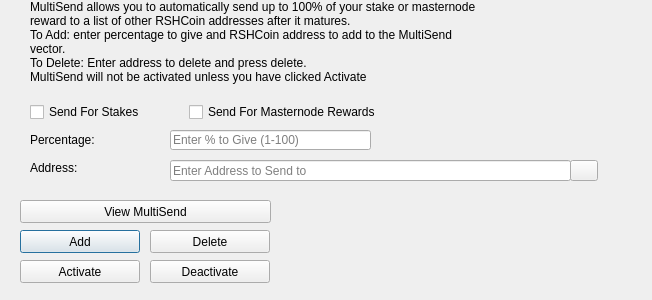
<?xml version="1.0" encoding="UTF-8"?>
<ui version="4.0">
 <class>MultiSendDialog</class>
 <widget class="QDialog" name="MultiSendDialog">
  <property name="windowModality">
   <enum>Qt::NonModal</enum>
  </property>
  <property name="geometry">
   <rect>
    <x>0</x>
    <y>0</y>
    <width>652</width>
    <height>300</height>
   </rect>
  </property>
  <property name="windowTitle">
   <string>MultiSend</string>
  </property>
  <widget class="QLineEdit" name="multiSendPercentEdit">
   <property name="geometry">
    <rect>
     <x>170</x>
     <y>130</y>
     <width>201</width>
     <height>20</height>
    </rect>
   </property>
   <property name="toolTip">
    <string>Enter whole numbers 1 - 100</string>
   </property>
   <property name="placeholderText">
    <string>Enter % to Give (1-100)</string>
   </property>
  </widget>
  <widget class="QLineEdit" name="multiSendAddressEdit">
   <property name="geometry">
    <rect>
     <x>170</x>
     <y>160</y>
     <width>401</width>
     <height>21</height>
    </rect>
   </property>
   <property name="toolTip">
    <string/>
   </property>
   <property name="placeholderText">
    <string>Enter Address to Send to</string>
   </property>
  </widget>
  <widget class="QLabel" name="label_2">
   <property name="geometry">
    <rect>
     <x>30</x>
     <y>0</y>
     <width>451</width>
     <height>121</height>
    </rect>
   </property>
   <property name="lineWidth">
    <number>1</number>
   </property>
   <property name="text">
    <string>MultiSend allows you to automatically send up to 100% of your stake or masternode reward to a list of other RSHCoin addresses after it matures.
To Add: enter percentage to give and RSHCoin address to add to the MultiSend vector.
To Delete: Enter address to delete and press delete.
MultiSend will not be activated unless you have clicked Activate</string>
   </property>
   <property name="alignment">
    <set>Qt::AlignLeading|Qt::AlignLeft|Qt::AlignTop</set>
   </property>
   <property name="wordWrap">
    <bool>true</bool>
   </property>
  </widget>
  <widget class="QLabel" name="message">
   <property name="geometry">
    <rect>
     <x>290</x>
     <y>200</y>
     <width>351</width>
     <height>91</height>
    </rect>
   </property>
   <property name="text">
    <string/>
   </property>
  </widget>
  <widget class="QPushButton" name="addButton">
   <property name="geometry">
    <rect>
     <x>20</x>
     <y>230</y>
     <width>120</width>
     <height>23</height>
    </rect>
   </property>
   <property name="toolTip">
    <string/>
   </property>
   <property name="statusTip">
    <string>Add to MultiSend Vector</string>
   </property>
   <property name="text">
    <string>Add</string>
   </property>
  </widget>
  <widget class="QPushButton" name="disableButton">
   <property name="geometry">
    <rect>
     <x>150</x>
     <y>260</y>
     <width>120</width>
     <height>23</height>
    </rect>
   </property>
   <property name="statusTip">
    <string>Deactivate MultiSend</string>
   </property>
   <property name="text">
    <string>Deactivate</string>
   </property>
  </widget>
  <widget class="QPushButton" name="addressBookButton">
   <property name="geometry">
    <rect>
     <x>570</x>
     <y>160</y>
     <width>28</width>
     <height>21</height>
    </rect>
   </property>
   <property name="toolTip">
    <string>Choose an address from the address book</string>
   </property>
   <property name="text">
    <string/>
   </property>
   <property name="icon">
    <iconset resource="../rshcoin.qrc">
     <normaloff>:/icons/address-book</normaloff>:/icons/address-book</iconset>
   </property>
   <property name="shortcut">
    <string>Alt+A</string>
   </property>
   <property name="autoDefault">
    <bool>false</bool>
   </property>
  </widget>
  <widget class="QLabel" name="label">
   <property name="geometry">
    <rect>
     <x>30</x>
     <y>130</y>
     <width>121</width>
     <height>20</height>
    </rect>
   </property>
   <property name="toolTip">
    <string>Percentage of stake to send</string>
   </property>
   <property name="text">
    <string>Percentage:</string>
   </property>
  </widget>
  <widget class="QLabel" name="label_5">
   <property name="geometry">
    <rect>
     <x>30</x>
     <y>160</y>
     <width>111</width>
     <height>16</height>
    </rect>
   </property>
   <property name="toolTip">
    <string>Address to send portion of stake to</string>
   </property>
   <property name="text">
    <string>Address:</string>
   </property>
  </widget>
  <widget class="QPushButton" name="deleteButton">
   <property name="geometry">
    <rect>
     <x>150</x>
     <y>230</y>
     <width>120</width>
     <height>23</height>
    </rect>
   </property>
   <property name="toolTip">
    <string/>
   </property>
   <property name="statusTip">
    <string>Delete Address From MultiSend Vector</string>
   </property>
   <property name="text">
    <string>Delete</string>
   </property>
  </widget>
  <widget class="QPushButton" name="activateButton">
   <property name="geometry">
    <rect>
     <x>20</x>
     <y>260</y>
     <width>120</width>
     <height>23</height>
    </rect>
   </property>
   <property name="statusTip">
    <string>Activate MultiSend</string>
   </property>
   <property name="text">
    <string>Activate</string>
   </property>
  </widget>
  <widget class="QPushButton" name="viewButton">
   <property name="geometry">
    <rect>
     <x>20</x>
     <y>200</y>
     <width>251</width>
     <height>23</height>
    </rect>
   </property>
   <property name="toolTip">
    <string/>
   </property>
   <property name="statusTip">
    <string>View MultiSend Vector</string>
   </property>
   <property name="text">
    <string>View MultiSend</string>
   </property>
  </widget>
  <widget class="QWidget" name="horizontalLayoutWidget">
   <property name="geometry">
    <rect>
     <x>30</x>
     <y>100</y>
     <width>351</width>
     <height>24</height>
    </rect>
   </property>
   <layout class="QHBoxLayout" name="horizontalLayout">
    <item>
     <widget class="QCheckBox" name="multiSendStakeCheckBox">
      <property name="text">
       <string>Send For Stakes</string>
      </property>
     </widget>
    </item>
    <item>
     <widget class="QCheckBox" name="multiSendMasternodeCheckBox">
      <property name="text">
       <string>Send For Masternode Rewards</string>
      </property>
     </widget>
    </item>
   </layout>
  </widget>
 </widget>
 <resources>
  <include location="../rshcoin.qrc"/>
 </resources>
 <connections/>
</ui>
